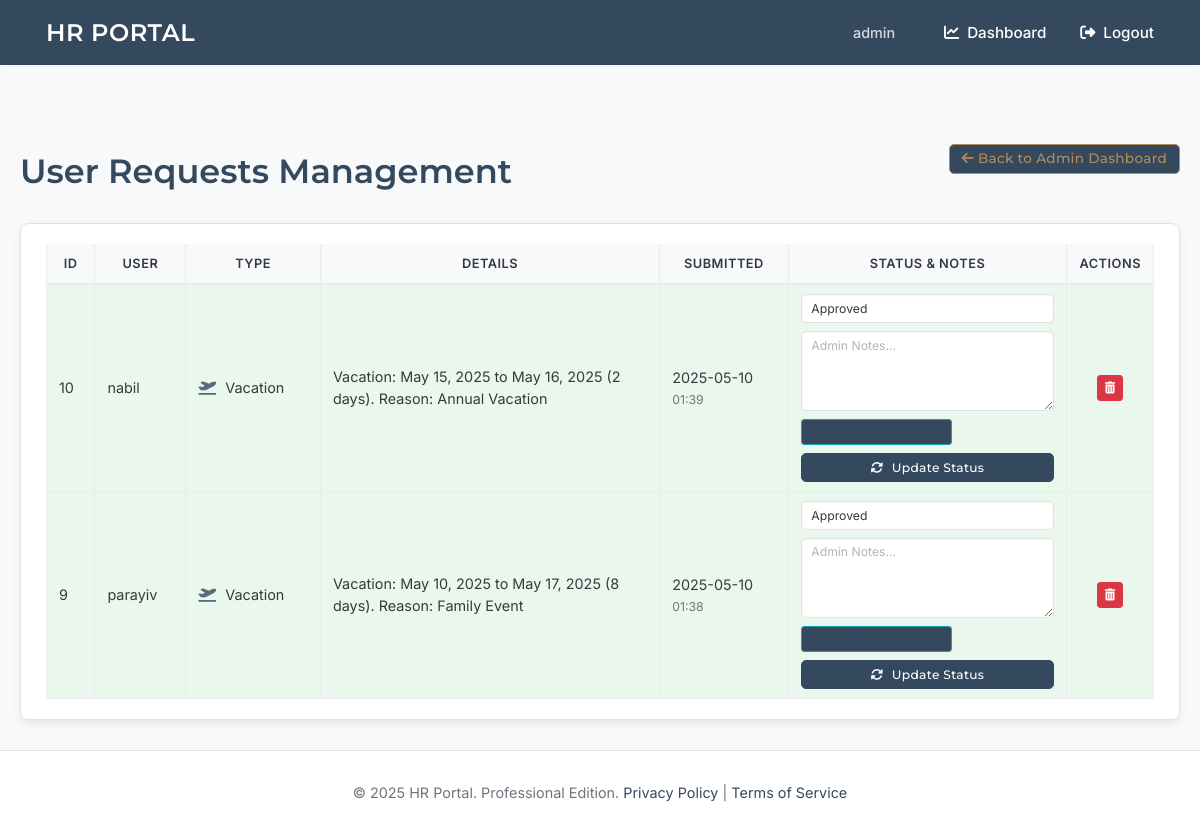
The app's page /admin/requests (signed in), older data.
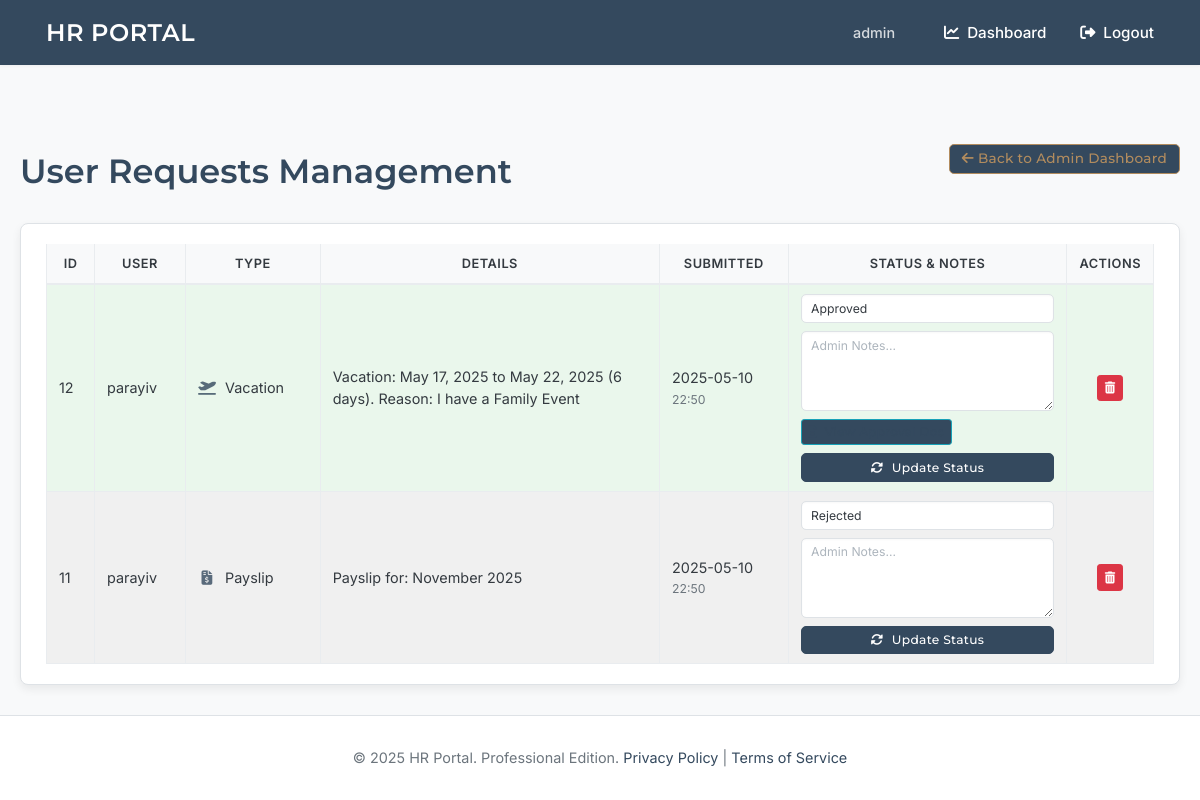
The same page, newer data.
### tables this page shows
CREATE TABLE users (
    id INTEGER PRIMARY KEY AUTOINCREMENT,
    username TEXT UNIQUE NOT NULL,
    password_hash TEXT NOT NULL,
    is_admin BOOLEAN NOT NULL DEFAULT 0,
    full_name TEXT,             -- NEW
    gender TEXT,                -- NEW (e.g., 'male', 'female', 'other', 'prefer_not_to_say')
    department TEXT             -- NEW
);

CREATE TABLE requests (
    id INTEGER PRIMARY KEY AUTOINCREMENT,
    user_id INTEGER NOT NULL,
    request_type TEXT NOT NULL, -- 'payslip', 'vacation'
    details TEXT, -- e.g., month for payslip, dates for vacation
    status TEXT NOT NULL DEFAULT 'pending', -- pending, approved, rejected
    submitted_at DATETIME DEFAULT CURRENT_TIMESTAMP,
    admin_notes TEXT,
    payslip_filename TEXT,
    vacation_approval_filename TEXT, -- NEW: To store the filename of the vacation approval
    FOREIGN KEY (user_id) REFERENCES users (id)
);

### app.py (the view)
@app.route('/admin/requests') # THIS IS THE CORRECT ROUTE DEFINITION
@login_required
@admin_required
def admin_view_requests():      # THIS IS THE CORRECT FUNCTION NAME
    db = get_db()
    requests_raw = db.execute("SELECT r.id, r.request_type, r.details, r.status, r.submitted_at, r.admin_notes, r.payslip_filename, r.vacation_approval_filename, u.username as user_username FROM requests r JOIN users u ON r.user_id = u.id ORDER BY r.status = 'pending' DESC, r.submitted_at DESC").fetchall()
    requests_processed = []
    for row in requests_raw:
        item = dict(row); ts_val = item.get('submitted_at')
        if isinstance(ts_val, datetime): item['submitted_at'] = ts_val
        elif isinstance(ts_val, (str,bytes)): item['submitted_at'] = convert_datetime_iso(ts_val if isinstance(ts_val, bytes) else ts_val.encode())
        else: item['submitted_at'] = None
        requests_processed.append(item)
    return render_template('admin_view_requests.html', requests=requests_processed)

### app.py (called while the page is built)
def get_db():
    if 'db' not in g:
        try:
            os.makedirs(app.instance_path, exist_ok=True)
            os.makedirs(app.config['UPLOAD_FOLDER'], exist_ok=True)
            os.makedirs(app.config['PAYSLIP_UPLOAD_FOLDER'], exist_ok=True)
            os.makedirs(app.config['VACATION_APPROVAL_UPLOAD_FOLDER'], exist_ok=True)
        except OSError as e:
            app.logger.error(f"Error creating instance/upload paths: {e}")
        g.db = sqlite3.connect(app.config['DATABASE'], detect_types=sqlite3.PARSE_DECLTYPES)
        g.db.row_factory = sqlite3.Row
    return g.db

def convert_datetime_iso(val): # Expects bytes
    if not val: return None
    val_str = val.decode()
    try: return datetime.fromisoformat(val_str.replace("Z", "+00:00"))
    except (ValueError, AttributeError):
        try: return datetime.strptime(val_str, "%Y-%m-%d %H:%M:%S.%f")
        except (ValueError, AttributeError):
            try: return datetime.strptime(val_str, "%Y-%m-%d %H:%M:%S")
            except (ValueError, AttributeError): app.logger.warning(f"Could not parse datetime: {val_str}"); return None

def login_required(view):
    @wraps(view)
    def wrapped_view(**kwargs):
        if getattr(g, 'user', None) is None:
            flash('Please log in to access this page.', 'error'); return redirect(url_for('login', next=request.url))
        return view(**kwargs)
    return wrapped_view

def admin_required(view):
    @wraps(view)
    def wrapped_view(**kwargs):
        current_user = getattr(g, 'user', None)
        if not current_user or not current_user['is_admin']:
            flash('Admin access required for this page.', 'error'); return redirect(url_for('dashboard'))
        return view(**kwargs)
    return wrapped_view

@app.before_request
def load_logged_in_user():
    user_id = session.get('user_id'); g.user = None
    if user_id is not None:
        g.user = get_db().execute('SELECT id, username, is_admin, full_name, gender, department FROM users WHERE id = ?', (user_id,)).fetchone()

@app.context_processor
def inject_now(): return {'now': datetime.utcnow()}

@app.template_filter()
@pass_eval_context
def nl2br(eval_ctx, value):
    if not value: return ""
    br = Markup("<br>\n"); str_value = str(value) if not isinstance(value, str) else value
    processed_value = str_value
    if eval_ctx.autoescape: processed_value = escape(str_value)
    result = processed_value.replace('\n', br)
    return Markup(result)

### templates/admin_view_requests.html (shortened to what this page needs)
{% extends 'base.html' %}
{% block content %}
<div class="admin-requests-container">
    <header class="page-header-section">
        <h1 class="page-title">User Requests Management</h1>
        <a href="{{ url_for('dashboard') }}" class="btn btn-sm btn-outline-secondary back-link">
            <i class="fas fa-arrow-left"></i> Back to Admin Dashboard
        </a>
    </header>
    {% if requests %}
        <div class="table-responsive-wrapper professional-panel">
            <table class="professional-table admin-requests-table">
                <thead>
                    <tr>
                        <th>ID</th>
                        <th>User</th>
                        <th>Type</th>
                        <th class="details-col-header">Details</th>
                        <th>Submitted</th>
                        <th class="status-col-header">Status & Notes</th>
                        <th class="actions-col-header">Actions</th>
                    </tr>
                </thead>
                <tbody>
                {% for req in requests %}
                    <tr class="request-row-{{ req.status|lower }}" id="request-{{ req.id }}">
                        <td>{{ req.id }}</td>
                        <td>{{ req.user_username }}</td>
                        <td>
                            <i class="fas {% if req.request_type == 'payslip' %}fa-file-invoice-dollar{% elif req.request_type == 'vacation' %}fa-plane-departure{% else %}fa-clipboard-list{% endif %} fa-fw type-icon"></i>
                            {{ req.request_type|capitalize }}
                        </td>
                        <td class="details-cell">{{ req.details|nl2br }}</td>
                        <td class="date-cell">
                            {% if req.submitted_at %}
                                {{ req.submitted_at.strftime('%Y-%m-%d') }}
                                <span class="time-muted">{{ req.submitted_at.strftime('%H:%M') }}</span>
                            {% else %} N/A {% endif %}
                        </td>
                        <td class="status-actions-cell">
                            <form method="post" action="{{ url_for('admin_update_request_status', request_id=req.id) }}" class="update-status-form">
                                <div class="form-group-compact">
                                    <select name="status" id="status-{{req.id}}" class="form-control form-control-sm status-select">
                                        <option value="approved" {{ 'selected' if req.status == 'approved' }}>Approved</option>
                                        <option value="rejected" {{ 'selected' if req.status == 'rejected' }}>Rejected</option>
                                    </select>
                                </div>
                                <div class="form-group-compact">
                                    <textarea name="admin_notes" id="admin_notes-{{req.id}}" placeholder="Admin Notes..." class="form-control form-control-sm notes-textarea" rows="2">{{ req.admin_notes or '' }}</textarea>
                                </div>
                                {% if req.request_type == 'vacation' and req.status == 'approved' and req.vacation_approval_filename %}
                                <div class="current-vacation-approval-link" style="margin-top: 8px;">
                                    <a href="{{ url_for('view_vacation_approval', filename=req.vacation_approval_filename) }}" target="_blank" class="btn btn-xs btn-outline-info" title="View vacation approval">
                                        <i class="fas fa-file-alt"></i> View Approval Doc
                                    </a>
                                </div>
                                {% endif %}
                                <button type="submit" class="btn btn-sm btn-primary btn-block update-button" style="margin-top: 8px;">
                                    <i class="fas fa-sync-alt"></i> Update Status
                                </button>
                            </form>
                        </td>
                        <td class="actions-cell-table">
                            <form method="post" action="{{ url_for('admin_delete_request', request_id=req.id) }}" class="delete-request-form"
                                  onsubmit="return confirm('Are you sure you want to permanently delete this request (ID: {{ req.id }})? This action cannot be undone.');">
                                <button type="submit" class="btn btn-xs btn-danger" title="Delete Request">
                                    <i class="fas fa-trash-alt"></i>
                                </button>
                            </form>
                        </td>
                    </tr>
                {% endfor %}
                </tbody>
            </table>
        </div>
    {% endif %}
</div>
{% endblock %}

### templates/base.html (shortened to what this page needs)
<!doctype html>
<html lang="en">
<head>
    <link rel="stylesheet" href="https://cdnjs.cloudflare.com/ajax/libs/font-awesome/6.4.0/css/all.min.css">
    <link rel="stylesheet" href="https://cdn.jsdelivr.net/npm/flatpickr/dist/flatpickr.min.css">
    <link href='https://cdn.jsdelivr.net/npm/fullcalendar@5.11.3/main.min.css' rel='stylesheet' />
</head>
<body>
    <nav class="navbar">
        <a href="{{ url_for('index') }}" class="site-title">HR PORTAL</a>
        <div class="right">
            {% if g.user %}
                <span>{{ g.user.username }}</span>
                <a href="{{ url_for('dashboard') }}"><i class="fas fa-chart-line fa-fw"></i> Dashboard</a>
                <a href="{{ url_for('logout') }}"><i class="fas fa-sign-out-alt fa-fw"></i> Logout</a>
            {% else %}
                <a href="{{ url_for('login') }}"><i class="fas fa-sign-in-alt fa-fw"></i> Login</a>
                <a href="{{ url_for('register') }}"><i class="fas fa-user-plus fa-fw"></i> Register</a>
            {% endif %}
        </div>
    </nav>
    <main class="container">
        {% block content %}{% endblock %}
    </main>
    <footer>
        © {{ now.year if now else '2024' }} HR Portal. Professional Edition.
        <a href="#">Privacy Policy</a> | <a href="#">Terms of Service</a>
    </footer>
</body>
</html>

### templates/base.html (style rules this page uses)
:root { --primary-color: #34495e; --secondary-color: #b28c5e; --accent-color: #48a9a6; --background-color: #f8f9fa; --card-bg: #ffffff; --text-color-dark: #343a40; --text-color-headings: var(--primary-color); --text-color-light: #6c757d; --border-color: #dee2e6; --border-radius-md: 8px; --border-radius-sm: 5px; --shadow-sm: 0 1px 3px rgba(0, 0, 0, 0.05); --shadow-md: 0 4px 10px rgba(0, 0, 0, 0.07); --font-family-headings: 'Montserrat', sans-serif; --font-family-body: 'Inter', sans-serif; }
*, *::before, *::after { box-sizing: border-box; }
body { font-family: var(--font-family-body); font-weight: 400; margin: 0; background-color: var(--background-color); color: var(--text-color-dark); line-height: 1.65; display: flex; flex-direction: column; min-height: 100vh; }
.navbar { background-color: var(--primary-color); padding: 0 30px; box-shadow: var(--shadow-sm); display: flex; justify-content: space-between; align-items: center; height: 65px; position: sticky; top: 0; z-index: 1000; }
.navbar a, .navbar span { color: #ffffff; padding: 10px 16px; text-decoration: none; font-size: 0.95em; font-weight: 500; transition: background-color 0.2s; display: inline-flex; align-items: center; }
.navbar .site-title { font-family: var(--font-family-headings); font-weight: 600; font-size: 1.5em; letter-spacing: 0.5px; }
.navbar .right { display: flex; align-items: center; }
.navbar .right span { margin-right: 15px; font-size: 0.9em; opacity: 0.8; }
.navbar .right a i { margin-right: 6px; }
.container { width: 100%; margin: 30px auto; padding: 0 20px; flex-grow: 1; }
.page-title { font-family: var(--font-family-headings); font-weight: 600; font-size: 2.1em; color: var(--text-color-headings); margin-bottom: 10px; }
.form-control { display: block; width: 100%; padding: 12px 15px; font-size: 1em; font-family: var(--font-family-body); font-weight: 400; line-height: 1.6; color: var(--text-color-dark); background-color: var(--card-bg); background-clip: padding-box; border: 1px solid #d8e0e7; appearance: none; border-radius: var(--border-radius-sm); box-shadow: inset 0 1px 2px rgba(0,0,0,0.03); transition: border-color .15s ease-in-out, box-shadow .15s ease-in-out; }
.form-control::placeholder { color: #adb5bd; opacity: 1; }
textarea.form-control { min-height: 80px; resize: vertical; }
select.form-control { padding-right: 30px; }
.btn { display: inline-block; background-color: var(--primary-color); color: white; padding: 10px 22px; border: 1px solid var(--primary-color); border-radius: var(--border-radius-sm); text-decoration: none; font-size: 0.95em; font-weight: 500; font-family: var(--font-family-headings); letter-spacing: 0.3px; cursor: pointer; text-align: center; vertical-align: middle; transition: background-color 0.2s, border-color 0.2s, color 0.2s, transform 0.1s; }
footer { text-align: center; padding: 30px 20px; background-color: var(--card-bg); color: var(--text-color-light); margin-top: auto; font-size: 0.9em; border-top: 1px solid var(--border-color); }
footer a { color: var(--primary-color); text-decoration: none; }

Row changes from the older to the newer data that the page shows:
removed requests: id "10", user_username "nabil", request_type "Vacation", details "Vacation: May 15, 2025 to May 16, 2025 (2 days). Reason: Annual Vacation", submitted_at "2025-05-10", submitted_at "01:39", status "Approved", admin_notes "Admin Notes..."
removed requests: id "9", user_username "parayiv", request_type "Vacation", details "Vacation: May 10, 2025 to May 17, 2025 (8 days). Reason: Family Event", submitted_at "2025-05-10", submitted_at "01:38", status "Approved", admin_notes "Admin Notes..."
added requests: id "12", user_username "parayiv", request_type "Vacation", details "Vacation: May 17, 2025 to May 22, 2025 (6 days). Reason: I have a Family Event", submitted_at "2025-05-10", submitted_at "22:50", status "Approved", admin_notes "Admin Notes..."
added requests: id "11", user_username "parayiv", request_type "Payslip", details "Payslip for: November 2025", submitted_at "2025-05-10", submitted_at "22:50", status "Rejected", admin_notes "Admin Notes...", status "rejected" (drawn)
